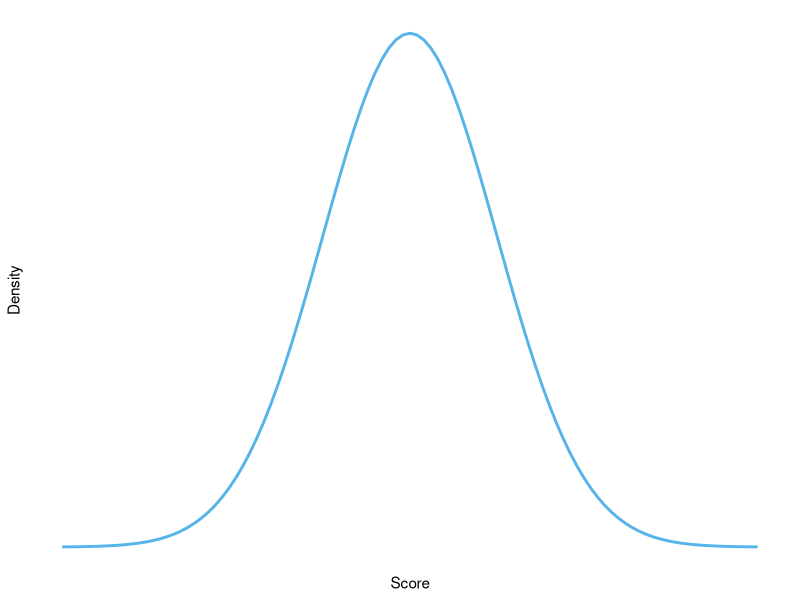
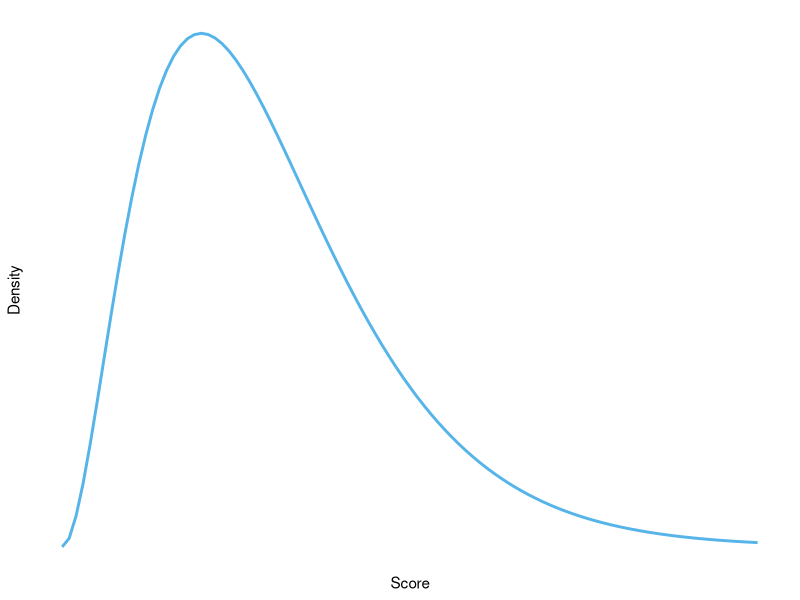
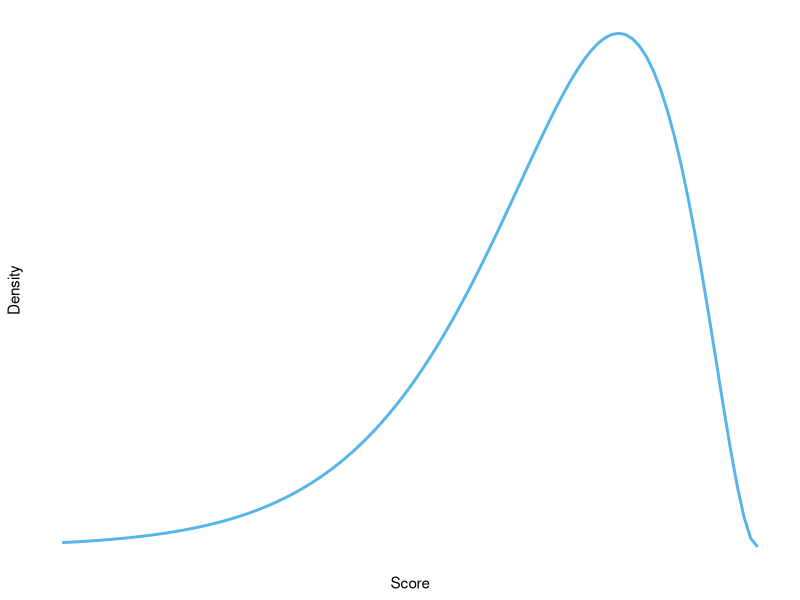

The R source for these figures, in order:
## ---- chunk 1
knitr::opts_chunk$set(
  collapse = TRUE,
  comment = "#>",
  warning = FALSE,
  message = FALSE,
  echo = FALSE
)
## ---- chunk 2
library(tidyverse)
## ---- chunk 3

p1 <- ggplot2::ggplot(data = data.frame(x = c(-4, 4)), aes(x))
p1 +
  stat_function(fun = dnorm, n = 101, args = list(mean = 0, sd = 1), colour = "#56B4E9", size = 1) +
  labs(y = "Density", x = "Score") +
  scale_y_continuous(breaks = NULL) +
  scale_x_continuous(breaks = NULL) +
  theme_minimal()
## ---- chunk 4

p1 <- ggplot2::ggplot(data = data.frame(x = c(0, 20)), aes(x))
p1 +
  stat_function(fun = dchisq, args = list(df = 6), colour = "#56B4E9", size = 1) +
  labs(y = "Density", x = "Score") +
  scale_y_continuous(breaks = NULL) +
  scale_x_continuous(breaks = NULL) +
  theme_minimal()
## ---- chunk 5

p1 <- ggplot2::ggplot(data = data.frame(x = c(0, 20)), aes(x))
p1 +
  stat_function(fun = dchisq, args = list(df = 6), colour = "#56B4E9", size = 1) +
  labs(y = "Density", x = "Score") +
  scale_y_continuous(breaks = NULL) +
  scale_x_reverse(breaks = NULL) +
  theme_minimal()
## ---- chunk 6

score <- c(5, 13, 7, 14, 11, 9, 17)
error <- round(score-mean(score), 2)
error_2 <- round(error^2, 2)

ss.tib <- tibble::tibble(score, error, error_2)
names(ss.tib) <- c("Score", "Error (score - mean)", "Error squared")

## ---- chunk 7
knitr::kable(ss.tib)
## ---- chunk 8

Score <- c(18, 16, 18, 24, 23, 22, 22, 23, 26, 29, 32, 34, 34, 36, 36, 43, 42, 49, 46, 46, 57)
Mean <- round(rep(mean(Score), length(Score)), 2)
Difference <- Score - Mean
d2<-round(Difference^2, 2)

t7.tib <- tibble::tibble(Score, Mean, Difference, d2)
names(t7.tib)[4] <- "Difference squared"

## ---- chunk 9
knitr::kable(t7.tib)
## ---- chunk 10

score <- c(10, 16, 8, 9, 6, 8, 9, 11, 12, 19, 5)
error <- round(score-mean(score), 2)
error_2 <-round(error^2, 2)

t8.tib <- tibble::tibble(score, error, error_2)
names(t8.tib)<-c("Score", "Error (score - mean)", "Error squared")

## ---- chunk 11
knitr::kable(t8.tib)
## ---- chunk 12

score <- c(240,144,143,72,30,26,2,150,14,150,1657)
error <- round(score-mean(score), 2)
error_2 <- round(error^2, 2)

t9.tib <- tibble::tibble(score, error, error_2)
names(t9.tib)<-c("Score", "Error (score - mean)", "Error squared")

## ---- chunk 13
knitr::kable(t9.tib)
## ---- chunk 14

score <- c(240,144,143,72,30,26,2,150,14,150)
error <- round(score-mean(score), 2)
error_2 <- round(error^2, 2)

t10.tib <- tibble::tibble(score, error, error_2)
names(t10.tib) <- c("Score", "Error (score - mean)", "Error squared")

## ---- chunk 15
knitr::kable(t10.tib)
